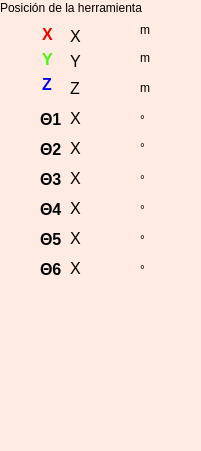
       <widget class="QWidget" name="widget_1" native="true">
        <property name="geometry">
         <rect>
          <x>1010</x>
          <y>10</y>
          <width>201</width>
          <height>451</height>
         </rect>
        </property>
        <property name="palette">
         <palette>
          <active>
           <colorrole role="WindowText">
            <brush brushstyle="SolidPattern">
             <color alpha="255">
              <red>0</red>
              <green>0</green>
              <blue>0</blue>
             </color>
            </brush>
           </colorrole>
           <colorrole role="Button">
            <brush brushstyle="SolidPattern">
             <color alpha="255">
              <red>255</red>
              <green>235</green>
              <blue>225</blue>
             </color>
            </brush>
           </colorrole>
           <colorrole role="Light">
            <brush brushstyle="SolidPattern">
             <color alpha="255">
              <red>255</red>
              <green>255</green>
              <blue>255</blue>
             </color>
            </brush>
           </colorrole>
           <colorrole role="Midlight">
            <brush brushstyle="SolidPattern">
             <color alpha="255">
              <red>255</red>
              <green>245</green>
              <blue>240</blue>
             </color>
            </brush>
           </colorrole>
           <colorrole role="Dark">
            <brush brushstyle="SolidPattern">
             <color alpha="255">
              <red>127</red>
              <green>117</green>
              <blue>112</blue>
             </color>
            </brush>
           </colorrole>
           <colorrole role="Mid">
            <brush brushstyle="SolidPattern">
             <color alpha="255">
              <red>170</red>
              <green>157</green>
              <blue>150</blue>
             </color>
            </brush>
           </colorrole>
           <colorrole role="Text">
            <brush brushstyle="SolidPattern">
             <color alpha="255">
              <red>0</red>
              <green>0</green>
              <blue>0</blue>
             </color>
            </brush>
           </colorrole>
           <colorrole role="BrightText">
            <brush brushstyle="SolidPattern">
             <color alpha="255">
              <red>255</red>
              <green>255</green>
              <blue>255</blue>
             </color>
            </brush>
           </colorrole>
           <colorrole role="ButtonText">
            <brush brushstyle="SolidPattern">
             <color alpha="255">
              <red>0</red>
              <green>0</green>
              <blue>0</blue>
             </color>
            </brush>
           </colorrole>
           <colorrole role="Base">
            <brush brushstyle="SolidPattern">
             <color alpha="255">
              <red>255</red>
              <green>255</green>
              <blue>255</blue>
             </color>
            </brush>
           </colorrole>
           <colorrole role="Window">
            <brush brushstyle="SolidPattern">
             <color alpha="255">
              <red>255</red>
              <green>235</green>
              <blue>225</blue>
             </color>
            </brush>
           </colorrole>
           <colorrole role="Shadow">
            <brush brushstyle="SolidPattern">
             <color alpha="255">
              <red>0</red>
              <green>0</green>
              <blue>0</blue>
             </color>
            </brush>
           </colorrole>
           <colorrole role="AlternateBase">
            <brush brushstyle="SolidPattern">
             <color alpha="255">
              <red>255</red>
              <green>245</green>
              <blue>240</blue>
             </color>
            </brush>
           </colorrole>
           <colorrole role="ToolTipBase">
            <brush brushstyle="SolidPattern">
             <color alpha="255">
              <red>255</red>
              <green>255</green>
              <blue>220</blue>
             </color>
            </brush>
           </colorrole>
           <colorrole role="ToolTipText">
            <brush brushstyle="SolidPattern">
             <color alpha="255">
              <red>0</red>
              <green>0</green>
              <blue>0</blue>
             </color>
            </brush>
           </colorrole>
          </active>
          <inactive>
           <colorrole role="WindowText">
            <brush brushstyle="SolidPattern">
             <color alpha="255">
              <red>0</red>
              <green>0</green>
              <blue>0</blue>
             </color>
            </brush>
           </colorrole>
           <colorrole role="Button">
            <brush brushstyle="SolidPattern">
             <color alpha="255">
              <red>255</red>
              <green>235</green>
              <blue>225</blue>
             </color>
            </brush>
           </colorrole>
           <colorrole role="Light">
            <brush brushstyle="SolidPattern">
             <color alpha="255">
              <red>255</red>
              <green>255</green>
              <blue>255</blue>
             </color>
            </brush>
           </colorrole>
           <colorrole role="Midlight">
            <brush brushstyle="SolidPattern">
             <color alpha="255">
              <red>255</red>
              <green>245</green>
              <blue>240</blue>
             </color>
            </brush>
           </colorrole>
           <colorrole role="Dark">
            <brush brushstyle="SolidPattern">
             <color alpha="255">
              <red>127</red>
              <green>117</green>
              <blue>112</blue>
             </color>
            </brush>
           </colorrole>
           <colorrole role="Mid">
            <brush brushstyle="SolidPattern">
             <color alpha="255">
              <red>170</red>
              <green>157</green>
              <blue>150</blue>
             </color>
            </brush>
           </colorrole>
           <colorrole role="Text">
            <brush brushstyle="SolidPattern">
             <color alpha="255">
              <red>0</red>
              <green>0</green>
              <blue>0</blue>
             </color>
            </brush>
           </colorrole>
           <colorrole role="BrightText">
            <brush brushstyle="SolidPattern">
             <color alpha="255">
              <red>255</red>
              <green>255</green>
              <blue>255</blue>
             </color>
            </brush>
           </colorrole>
           <colorrole role="ButtonText">
            <brush brushstyle="SolidPattern">
             <color alpha="255">
              <red>0</red>
              <green>0</green>
              <blue>0</blue>
             </color>
            </brush>
           </colorrole>
           <colorrole role="Base">
            <brush brushstyle="SolidPattern">
             <color alpha="255">
              <red>255</red>
              <green>255</green>
              <blue>255</blue>
             </color>
            </brush>
           </colorrole>
           <colorrole role="Window">
            <brush brushstyle="SolidPattern">
             <color alpha="255">
              <red>255</red>
              <green>235</green>
              <blue>225</blue>
             </color>
            </brush>
           </colorrole>
           <colorrole role="Shadow">
            <brush brushstyle="SolidPattern">
             <color alpha="255">
              <red>0</red>
              <green>0</green>
              <blue>0</blue>
             </color>
            </brush>
           </colorrole>
           <colorrole role="AlternateBase">
            <brush brushstyle="SolidPattern">
             <color alpha="255">
              <red>255</red>
              <green>245</green>
              <blue>240</blue>
             </color>
            </brush>
           </colorrole>
           <colorrole role="ToolTipBase">
            <brush brushstyle="SolidPattern">
             <color alpha="255">
              <red>255</red>
              <green>255</green>
              <blue>220</blue>
             </color>
            </brush>
           </colorrole>
           <colorrole role="ToolTipText">
            <brush brushstyle="SolidPattern">
             <color alpha="255">
              <red>0</red>
              <green>0</green>
              <blue>0</blue>
             </color>
            </brush>
           </colorrole>
          </inactive>
          <disabled>
           <colorrole role="WindowText">
            <brush brushstyle="SolidPattern">
             <color alpha="255">
              <red>127</red>
              <green>117</green>
              <blue>112</blue>
             </color>
            </brush>
           </colorrole>
           <colorrole role="Button">
            <brush brushstyle="SolidPattern">
             <color alpha="255">
              <red>255</red>
              <green>235</green>
              <blue>225</blue>
             </color>
            </brush>
           </colorrole>
           <colorrole role="Light">
            <brush brushstyle="SolidPattern">
             <color alpha="255">
              <red>255</red>
              <green>255</green>
              <blue>255</blue>
             </color>
            </brush>
           </colorrole>
           <colorrole role="Midlight">
            <brush brushstyle="SolidPattern">
             <color alpha="255">
              <red>255</red>
              <green>245</green>
              <blue>240</blue>
             </color>
            </brush>
           </colorrole>
           <colorrole role="Dark">
            <brush brushstyle="SolidPattern">
             <color alpha="255">
              <red>127</red>
              <green>117</green>
              <blue>112</blue>
             </color>
            </brush>
           </colorrole>
           <colorrole role="Mid">
            <brush brushstyle="SolidPattern">
             <color alpha="255">
              <red>170</red>
              <green>157</green>
              <blue>150</blue>
             </color>
            </brush>
           </colorrole>
           <colorrole role="Text">
            <brush brushstyle="SolidPattern">
             <color alpha="255">
              <red>127</red>
              <green>117</green>
              <blue>112</blue>
             </color>
            </brush>
           </colorrole>
           <colorrole role="BrightText">
            <brush brushstyle="SolidPattern">
             <color alpha="255">
              <red>255</red>
              <green>255</green>
              <blue>255</blue>
             </color>
            </brush>
           </colorrole>
           <colorrole role="ButtonText">
            <brush brushstyle="SolidPattern">
             <color alpha="255">
              <red>127</red>
              <green>117</green>
              <blue>112</blue>
             </color>
            </brush>
           </colorrole>
           <colorrole role="Base">
            <brush brushstyle="SolidPattern">
             <color alpha="255">
              <red>255</red>
              <green>235</green>
              <blue>225</blue>
             </color>
            </brush>
           </colorrole>
           <colorrole role="Window">
            <brush brushstyle="SolidPattern">
             <color alpha="255">
              <red>255</red>
              <green>235</green>
              <blue>225</blue>
             </color>
            </brush>
           </colorrole>
           <colorrole role="Shadow">
            <brush brushstyle="SolidPattern">
             <color alpha="255">
              <red>0</red>
              <green>0</green>
              <blue>0</blue>
             </color>
            </brush>
           </colorrole>
           <colorrole role="AlternateBase">
            <brush brushstyle="SolidPattern">
             <color alpha="255">
              <red>255</red>
              <green>235</green>
              <blue>225</blue>
             </color>
            </brush>
           </colorrole>
           <colorrole role="ToolTipBase">
            <brush brushstyle="SolidPattern">
             <color alpha="255">
              <red>255</red>
              <green>255</green>
              <blue>220</blue>
             </color>
            </brush>
           </colorrole>
           <colorrole role="ToolTipText">
            <brush brushstyle="SolidPattern">
             <color alpha="255">
              <red>0</red>
              <green>0</green>
              <blue>0</blue>
             </color>
            </brush>
           </colorrole>
          </disabled>
         </palette>
        </property>
        <property name="autoFillBackground">
         <bool>true</bool>
        </property>
        <widget class="QLabel" name="label_13">
         <property name="geometry">
          <rect>
           <x>0</x>
           <y>0</y>
           <width>171</width>
           <height>16</height>
          </rect>
         </property>
         <property name="text">
          <string>Posición de la herramienta</string>
         </property>
        </widget>
        <widget class="QLabel" name="label_14">
         <property name="geometry">
          <rect>
           <x>140</x>
           <y>110</y>
           <width>20</width>
           <height>20</height>
          </rect>
         </property>
         <property name="text">
          <string>°</string>
         </property>
        </widget>
        <widget class="QLabel" name="label_16">
         <property name="geometry">
          <rect>
           <x>140</x>
           <y>140</y>
           <width>16</width>
           <height>16</height>
          </rect>
         </property>
         <property name="text">
          <string>°</string>
         </property>
        </widget>
        <widget class="QLabel" name="label_17">
         <property name="geometry">
          <rect>
           <x>140</x>
           <y>80</y>
           <width>31</width>
           <height>16</height>
          </rect>
         </property>
         <property name="text">
          <string>m</string>
         </property>
        </widget>
        <widget class="QLabel" name="label_18">
         <property name="geometry">
          <rect>
           <x>140</x>
           <y>50</y>
           <width>31</width>
           <height>16</height>
          </rect>
         </property>
         <property name="text">
          <string>m</string>
         </property>
        </widget>
        <widget class="QLabel" name="label_19">
         <property name="geometry">
          <rect>
           <x>140</x>
           <y>20</y>
           <width>31</width>
           <height>20</height>
          </rect>
         </property>
         <property name="text">
          <string>m</string>
         </property>
        </widget>
        <widget class="QLabel" name="labelX">
         <property name="geometry">
          <rect>
           <x>70</x>
           <y>26</y>
           <width>61</width>
           <height>20</height>
          </rect>
         </property>
         <property name="font">
          <font>
           <pointsize>12</pointsize>
           <weight>50</weight>
           <bold>false</bold>
          </font>
         </property>
         <property name="autoFillBackground">
          <bool>false</bool>
         </property>
         <property name="text">
          <string>X</string>
         </property>
        </widget>
        <widget class="QLabel" name="label_10">
         <property name="geometry">
          <rect>
           <x>42</x>
           <y>75</y>
           <width>16</width>
           <height>19</height>
          </rect>
         </property>
         <property name="palette">
          <palette>
           <active>
            <colorrole role="WindowText">
             <brush brushstyle="SolidPattern">
              <color alpha="255">
               <red>0</red>
               <green>0</green>
               <blue>252</blue>
              </color>
             </brush>
            </colorrole>
           </active>
           <inactive>
            <colorrole role="WindowText">
             <brush brushstyle="SolidPattern">
              <color alpha="255">
               <red>0</red>
               <green>0</green>
               <blue>252</blue>
              </color>
             </brush>
            </colorrole>
           </inactive>
           <disabled>
            <colorrole role="WindowText">
             <brush brushstyle="SolidPattern">
              <color alpha="255">
               <red>127</red>
               <green>117</green>
               <blue>112</blue>
              </color>
             </brush>
            </colorrole>
           </disabled>
          </palette>
         </property>
         <property name="font">
          <font>
           <pointsize>12</pointsize>
           <weight>75</weight>
           <bold>true</bold>
          </font>
         </property>
         <property name="text">
          <string>Z</string>
         </property>
        </widget>
        <widget class="QLabel" name="labelZ">
         <property name="geometry">
          <rect>
           <x>70</x>
           <y>80</y>
           <width>61</width>
           <height>16</height>
          </rect>
         </property>
         <property name="font">
          <font>
           <pointsize>12</pointsize>
           <weight>50</weight>
           <bold>false</bold>
          </font>
         </property>
         <property name="text">
          <string>Z</string>
         </property>
        </widget>
        <widget class="QLabel" name="label_11">
         <property name="geometry">
          <rect>
           <x>42</x>
           <y>25</y>
           <width>16</width>
           <height>19</height>
          </rect>
         </property>
         <property name="palette">
          <palette>
           <active>
            <colorrole role="WindowText">
             <brush brushstyle="SolidPattern">
              <color alpha="255">
               <red>243</red>
               <green>0</green>
               <blue>0</blue>
              </color>
             </brush>
            </colorrole>
            <colorrole role="Text">
             <brush brushstyle="SolidPattern">
              <color alpha="255">
               <red>241</red>
               <green>9</green>
               <blue>21</blue>
              </color>
             </brush>
            </colorrole>
           </active>
           <inactive>
            <colorrole role="WindowText">
             <brush brushstyle="SolidPattern">
              <color alpha="255">
               <red>243</red>
               <green>0</green>
               <blue>0</blue>
              </color>
             </brush>
            </colorrole>
            <colorrole role="Text">
             <brush brushstyle="SolidPattern">
              <color alpha="255">
               <red>241</red>
               <green>9</green>
               <blue>21</blue>
              </color>
             </brush>
            </colorrole>
           </inactive>
           <disabled>
            <colorrole role="WindowText">
             <brush brushstyle="SolidPattern">
              <color alpha="255">
               <red>127</red>
               <green>117</green>
               <blue>112</blue>
              </color>
             </brush>
            </colorrole>
            <colorrole role="Text">
             <brush brushstyle="SolidPattern">
              <color alpha="255">
               <red>127</red>
               <green>117</green>
               <blue>112</blue>
              </color>
             </brush>
            </colorrole>
           </disabled>
          </palette>
         </property>
         <property name="font">
          <font>
           <pointsize>12</pointsize>
           <weight>75</weight>
           <bold>true</bold>
          </font>
         </property>
         <property name="text">
          <string>X</string>
         </property>
        </widget>
        <widget class="QLabel" name="label_12">
         <property name="geometry">
          <rect>
           <x>42</x>
           <y>50</y>
           <width>16</width>
           <height>19</height>
          </rect>
         </property>
         <property name="palette">
          <palette>
           <active>
            <colorrole role="WindowText">
             <brush brushstyle="SolidPattern">
              <color alpha="255">
               <red>69</red>
               <green>250</green>
               <blue>2</blue>
              </color>
             </brush>
            </colorrole>
           </active>
           <inactive>
            <colorrole role="WindowText">
             <brush brushstyle="SolidPattern">
              <color alpha="255">
               <red>69</red>
               <green>250</green>
               <blue>2</blue>
              </color>
             </brush>
            </colorrole>
           </inactive>
           <disabled>
            <colorrole role="WindowText">
             <brush brushstyle="SolidPattern">
              <color alpha="255">
               <red>127</red>
               <green>117</green>
               <blue>112</blue>
              </color>
             </brush>
            </colorrole>
           </disabled>
          </palette>
         </property>
         <property name="font">
          <font>
           <pointsize>12</pointsize>
           <weight>75</weight>
           <bold>true</bold>
          </font>
         </property>
         <property name="text">
          <string>Y</string>
         </property>
        </widget>
        <widget class="QLabel" name="labelY">
         <property name="geometry">
          <rect>
           <x>70</x>
           <y>51</y>
           <width>61</width>
           <height>20</height>
          </rect>
         </property>
         <property name="font">
          <font>
           <pointsize>12</pointsize>
           <weight>50</weight>
           <bold>false</bold>
          </font>
         </property>
         <property name="text">
          <string>Y</string>
         </property>
        </widget>
        <widget class="QLabel" name="labelTh1">
         <property name="geometry">
          <rect>
           <x>70</x>
           <y>110</y>
           <width>61</width>
           <height>16</height>
          </rect>
         </property>
         <property name="font">
          <font>
           <pointsize>12</pointsize>
           <weight>50</weight>
           <bold>false</bold>
          </font>
         </property>
         <property name="text">
          <string>X</string>
         </property>
        </widget>
        <widget class="QLabel" name="labelTh2">
         <property name="geometry">
          <rect>
           <x>70</x>
           <y>140</y>
           <width>61</width>
           <height>16</height>
          </rect>
         </property>
         <property name="font">
          <font>
           <pointsize>12</pointsize>
           <weight>50</weight>
           <bold>false</bold>
          </font>
         </property>
         <property name="text">
          <string>X</string>
         </property>
        </widget>
        <widget class="QLabel" name="label_23">
         <property name="geometry">
          <rect>
           <x>40</x>
           <y>110</y>
           <width>31</width>
           <height>19</height>
          </rect>
         </property>
         <property name="font">
          <font>
           <pointsize>12</pointsize>
           <weight>75</weight>
           <bold>true</bold>
          </font>
         </property>
         <property name="text">
          <string>Θ1</string>
         </property>
        </widget>
        <widget class="QLabel" name="label_24">
         <property name="geometry">
          <rect>
           <x>40</x>
           <y>140</y>
           <width>31</width>
           <height>19</height>
          </rect>
         </property>
         <property name="font">
          <font>
           <pointsize>12</pointsize>
           <weight>75</weight>
           <bold>true</bold>
          </font>
         </property>
         <property name="text">
          <string>Θ2</string>
         </property>
        </widget>
        <widget class="QLabel" name="labelTh3">
         <property name="geometry">
          <rect>
           <x>70</x>
           <y>170</y>
           <width>61</width>
           <height>16</height>
          </rect>
         </property>
         <property name="font">
          <font>
           <pointsize>12</pointsize>
           <weight>50</weight>
           <bold>false</bold>
          </font>
         </property>
         <property name="text">
          <string>X</string>
         </property>
        </widget>
        <widget class="QLabel" name="label_116">
         <property name="geometry">
          <rect>
           <x>40</x>
           <y>170</y>
           <width>31</width>
           <height>19</height>
          </rect>
         </property>
         <property name="font">
          <font>
           <pointsize>12</pointsize>
           <weight>75</weight>
           <bold>true</bold>
          </font>
         </property>
         <property name="text">
          <string>Θ3</string>
         </property>
        </widget>
        <widget class="QLabel" name="label_117">
         <property name="geometry">
          <rect>
           <x>140</x>
           <y>170</y>
           <width>20</width>
           <height>20</height>
          </rect>
         </property>
         <property name="text">
          <string>°</string>
         </property>
        </widget>
        <widget class="QLabel" name="labelTh4">
         <property name="geometry">
          <rect>
           <x>70</x>
           <y>200</y>
           <width>61</width>
           <height>16</height>
          </rect>
         </property>
         <property name="font">
          <font>
           <pointsize>12</pointsize>
           <weight>50</weight>
           <bold>false</bold>
          </font>
         </property>
         <property name="text">
          <string>X</string>
         </property>
        </widget>
        <widget class="QLabel" name="label_118">
         <property name="geometry">
          <rect>
           <x>40</x>
           <y>200</y>
           <width>31</width>
           <height>19</height>
          </rect>
         </property>
         <property name="font">
          <font>
           <pointsize>12</pointsize>
           <weight>75</weight>
           <bold>true</bold>
          </font>
         </property>
         <property name="text">
          <string>Θ4</string>
         </property>
        </widget>
        <widget class="QLabel" name="label_119">
         <property name="geometry">
          <rect>
           <x>140</x>
           <y>200</y>
           <width>20</width>
           <height>20</height>
          </rect>
         </property>
         <property name="text">
          <string>°</string>
         </property>
        </widget>
        <widget class="QLabel" name="labelTh5">
         <property name="geometry">
          <rect>
           <x>70</x>
           <y>230</y>
           <width>61</width>
           <height>16</height>
          </rect>
         </property>
         <property name="font">
          <font>
           <pointsize>12</pointsize>
           <weight>50</weight>
           <bold>false</bold>
          </font>
         </property>
         <property name="text">
          <string>X</string>
         </property>
        </widget>
        <widget class="QLabel" name="label_120">
         <property name="geometry">
          <rect>
           <x>40</x>
           <y>230</y>
           <width>31</width>
           <height>19</height>
          </rect>
         </property>
         <property name="font">
          <font>
           <pointsize>12</pointsize>
           <weight>75</weight>
           <bold>true</bold>
          </font>
         </property>
         <property name="text">
          <string>Θ5</string>
         </property>
        </widget>
        <widget class="QLabel" name="label_121">
         <property name="geometry">
          <rect>
           <x>140</x>
           <y>230</y>
           <width>20</width>
           <height>20</height>
          </rect>
         </property>
         <property name="text">
          <string>°</string>
         </property>
        </widget>
        <widget class="QLabel" name="labelTh6">
         <property name="geometry">
          <rect>
           <x>70</x>
           <y>260</y>
           <width>61</width>
           <height>16</height>
          </rect>
         </property>
         <property name="font">
          <font>
           <pointsize>12</pointsize>
           <weight>50</weight>
           <bold>false</bold>
          </font>
         </property>
         <property name="text">
          <string>X</string>
         </property>
        </widget>
        <widget class="QLabel" name="label_122">
         <property name="geometry">
          <rect>
           <x>40</x>
           <y>260</y>
           <width>31</width>
           <height>19</height>
          </rect>
         </property>
         <property name="font">
          <font>
           <pointsize>12</pointsize>
           <weight>75</weight>
           <bold>true</bold>
          </font>
         </property>
         <property name="text">
          <string>Θ6</string>
         </property>
        </widget>
        <widget class="QLabel" name="label_123">
         <property name="geometry">
          <rect>
           <x>140</x>
           <y>260</y>
           <width>20</width>
           <height>20</height>
          </rect>
         </property>
         <property name="text">
          <string>°</string>
         </property>
        </widget>
       </widget>
